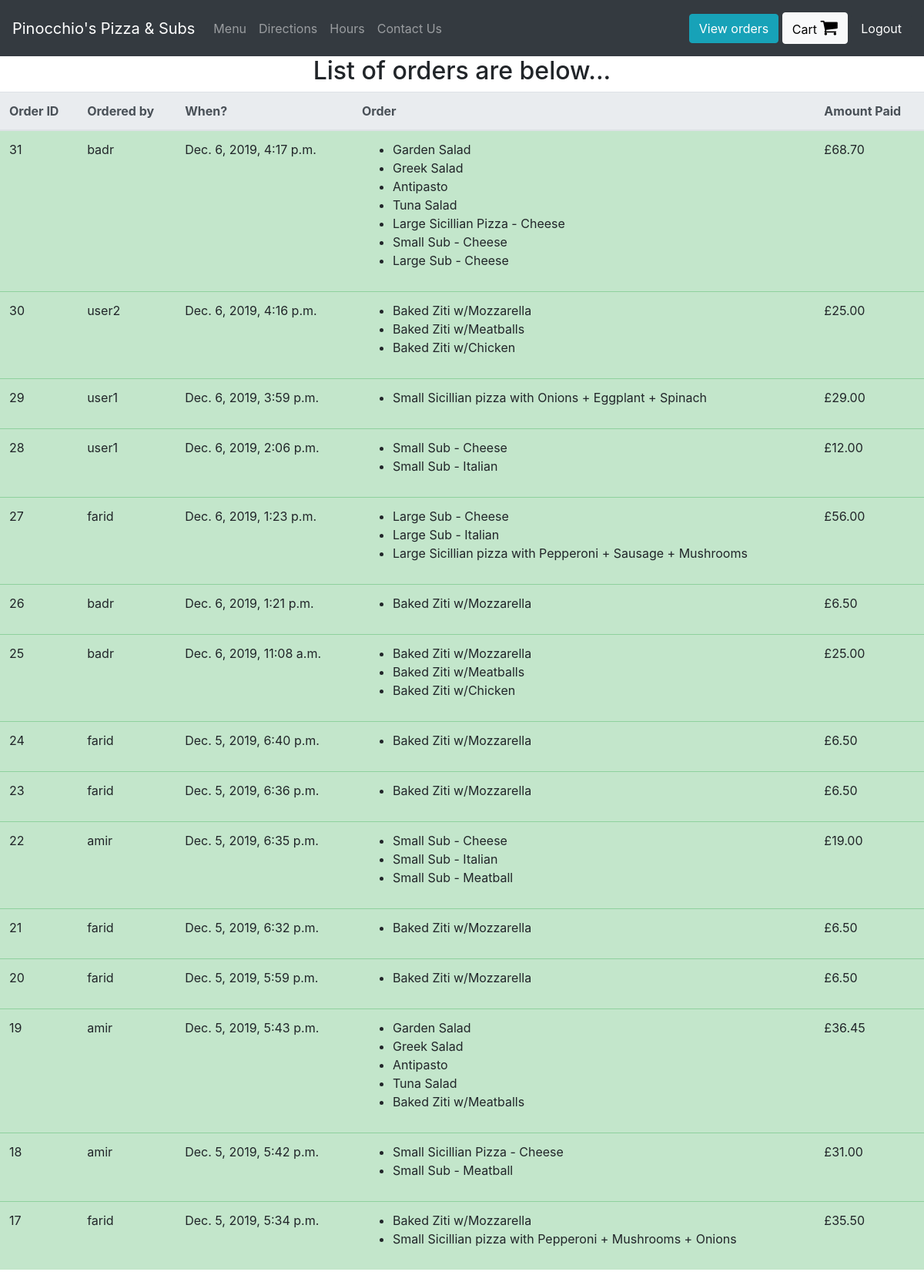
Page /view-orders (signed in) on the committed database.
### orders/models.py (models this page shows, shortened)
class UserOrder(models.Model):
    username = models.CharField(max_length=200) #who placed the order
    order = models.TextField() #this will be a string representation of the cart from localStorage
    price = models.DecimalField(max_digits=6, decimal_places=2) #how much was the order
    time_of_order  = models.DateTimeField(default=datetime.now, blank=True)
    delivered = models.BooleanField()

### orders/views.py (the view)
# urls.py: path("view-orders", views.view_orders, name="view_orders"),
def view_orders(request):
    if request.user.is_superuser:
        rows = UserOrder.objects.all().order_by('-time_of_order')
        return render(request, "orders/orders.html", context = {"rows":rows})
    else:
        rows = UserOrder.objects.all().filter(username = request.user.username).order_by('-time_of_order')
        return render(request, "orders/orders.html", context = {"rows":rows})

### orders/templatetags/custom_tags.py (called while the page is built)
@register.filter(name="format_cart")
def format_cart(value):
    return value[1:-1].split(",")

@register.filter(name="format_cart_item")
def format_cart_item(value):
    return value.replace("'","")

### orders/templates/orders/orders.html
{% extends 'orders/header.html' %}
{% load custom_tags %}
{% block content %}
<div class="container-fluid">
  <div class="row justify-content-center">
    {% if user.is_superuser %}
      <h2>List of orders are below...</h2>
    {% else %}
      <h2> Orders by: {{user.get_username}} </h2>
    {% endif %}
    <table class="table">
        <thead class="thead-light">
        <tr>
          <th scope="col">Order ID</th>
          <th scope="col">Ordered by</th>
          <th scope="col">When?</th>
          <th scope="col">Order</th>
          <th scope="col">Amount Paid</th>
        </tr>
        </thead>
        <tbody id = "orders_table">
          {% for row in rows %}
          {% if row.delivered %}
            <tr class="table-success">
          {% else %}
            <tr class="table-danger mark-as-complete">
          {% endif %}
              <td>{{row.id}}</td>
              <td>{{row.username}}</td>
              <td>{{row.time_of_order}}</td>
              <td >
                <ul>
                  {% for item in row.order|format_cart %}
                    <li>{{item|format_cart_item}}</li>
                  {% endfor %}
                </ul>
              </td>
              <td>£{{row.price}}</td>
            </tr>
          {% endfor %}
        </tbody>
    </table>
  </div>
</div>
{% endblock %}

### rows in the picture
UserOrder: id "31", username "badr", time_of_order "Dec. 6, 2019, 4:17 p.m.", order "Garden Salad" "Greek Salad" "Antipasto" "Tuna Salad" "Large Sicillian Pizza - Cheese" "Small Sub - Cheese" "Large Sub - Cheese", price "68.70"
UserOrder: id "30", username "user2", time_of_order "Dec. 6, 2019, 4:16 p.m.", order "Baked Ziti w/Mozzarella" "Baked Ziti w/Meatballs" "Baked Ziti w/Chicken", price "25.00"
UserOrder: id "29", username "user1", time_of_order "Dec. 6, 2019, 3:59 p.m.", order "Small Sicillian pizza with Onions + Eggplant + Spinach", price "29.00"
UserOrder: id "28", username "user1", time_of_order "Dec. 6, 2019, 2:06 p.m.", order "Small Sub - Cheese" "Small Sub - Italian", price "12.00"
UserOrder: id "27", username "farid", time_of_order "Dec. 6, 2019, 1:23 p.m.", order "Large Sub - Cheese" "Large Sub - Italian" "Large Sicillian pizza with Pepperoni + Sausage + Mushrooms", price "56.00"
UserOrder: id "26", username "badr", time_of_order "Dec. 6, 2019, 1:21 p.m.", order "Baked Ziti w/Mozzarella", price "6.50"
UserOrder: id "25", username "badr", time_of_order "Dec. 6, 2019, 11:08 a.m.", order "Baked Ziti w/Mozzarella" "Baked Ziti w/Meatballs" "Baked Ziti w/Chicken", price "25.00"
UserOrder: id "24", username "farid", time_of_order "Dec. 5, 2019, 6:40 p.m.", order "Baked Ziti w/Mozzarella", price "6.50"
UserOrder: id "23", username "farid", time_of_order "Dec. 5, 2019, 6:36 p.m.", order "Baked Ziti w/Mozzarella", price "6.50"
UserOrder: id "22", username "amir", time_of_order "Dec. 5, 2019, 6:35 p.m.", order "Small Sub - Cheese" "Small Sub - Italian" "Small Sub - Meatball", price "19.00"
UserOrder: id "21", username "farid", time_of_order "Dec. 5, 2019, 6:32 p.m.", order "Baked Ziti w/Mozzarella", price "6.50"
UserOrder: id "20", username "farid", time_of_order "Dec. 5, 2019, 5:59 p.m.", order "Baked Ziti w/Mozzarella", price "6.50"
UserOrder: id "19", username "amir", time_of_order "Dec. 5, 2019, 5:43 p.m.", order "Garden Salad" "Greek Salad" "Antipasto" "Tuna Salad" "Baked Ziti w/Meatballs", price "36.45"
UserOrder: id "18", username "amir", time_of_order "Dec. 5, 2019, 5:42 p.m.", order "Small Sicillian Pizza - Cheese" "Small Sub - Meatball", price "31.00"
UserOrder: id "17", username "farid", time_of_order "Dec. 5, 2019, 5:34 p.m.", order "Baked Ziti w/Mozzarella" "Small Sicillian pizza with Pepperoni + Mushrooms + Onions", price "35.50"
